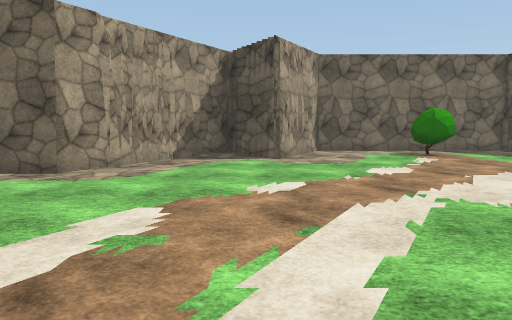
view 1 (above)

19 first-person views from a walk through a 3-D level made in the Unity game engine. The camera is 1.5 m above the floor, tilts 6° down and sees 70° across. The floor is counted in squares, 2 m on a side. Each view is taken from the middle of a square. On the plan, view 1 faces up. The plan holds only what a view shows up to about 11 squares ahead; the rest is blank. The place goes on beyond the plan. Some surface patterns are stand-ins.

view 2
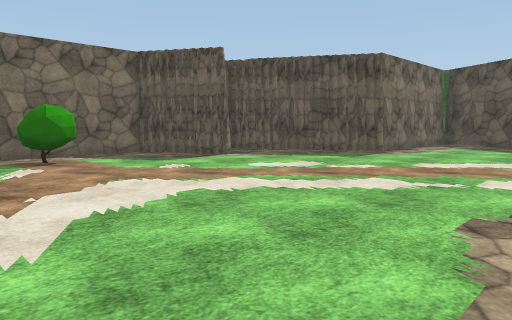

view 3
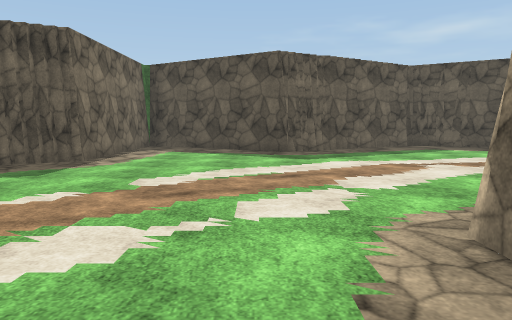

view 4
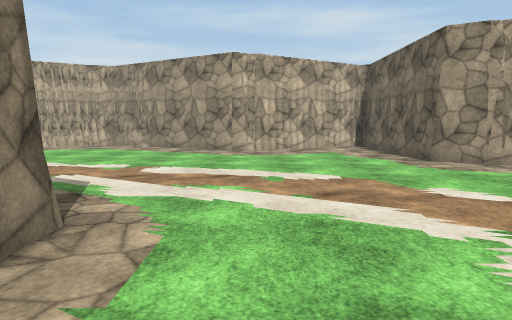

view 5
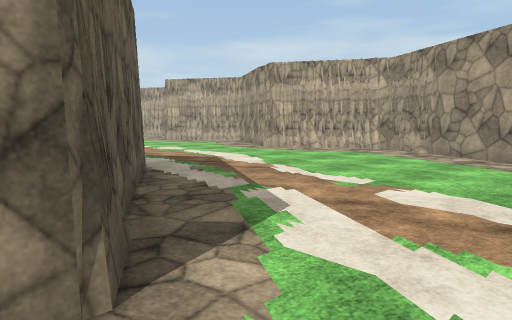

view 6
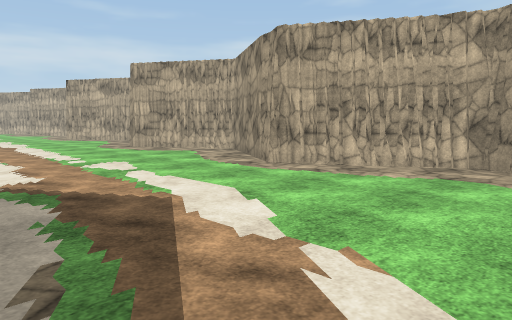

view 7
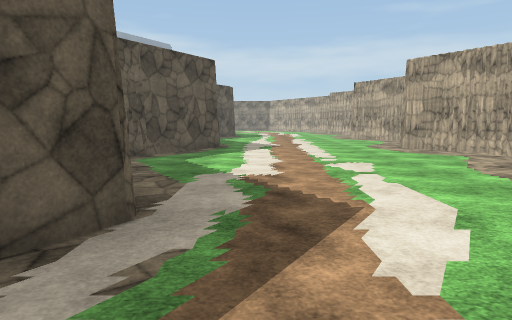

view 8
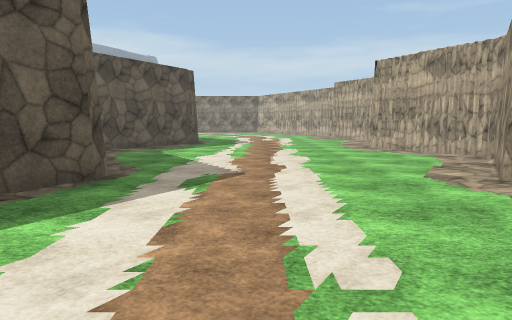

view 9
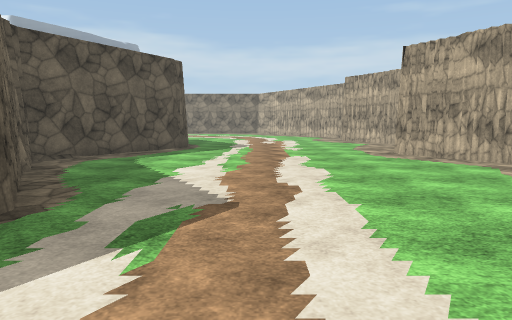

view 10
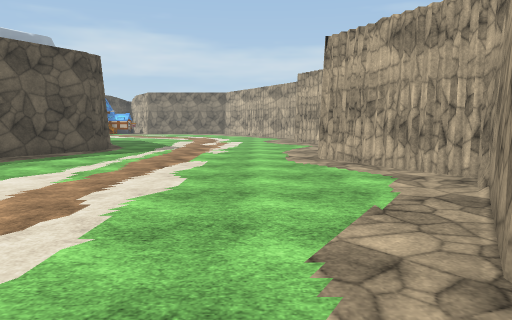

view 11
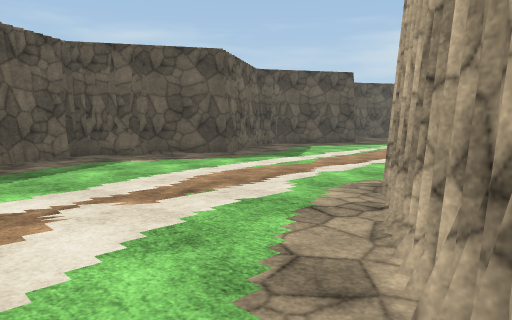

view 12
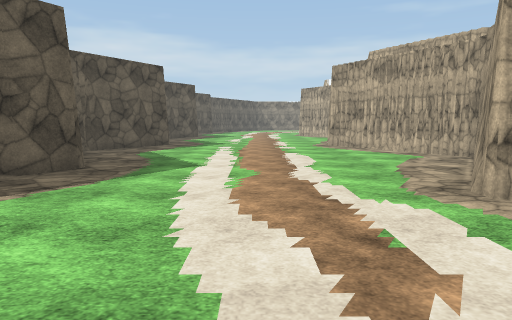

view 13
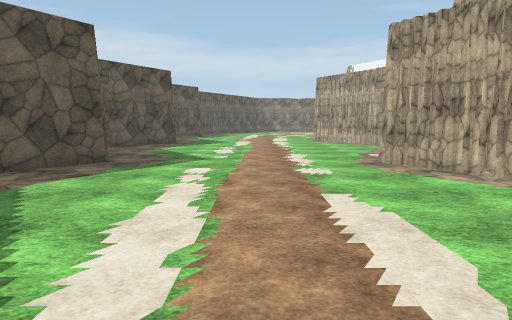

view 14
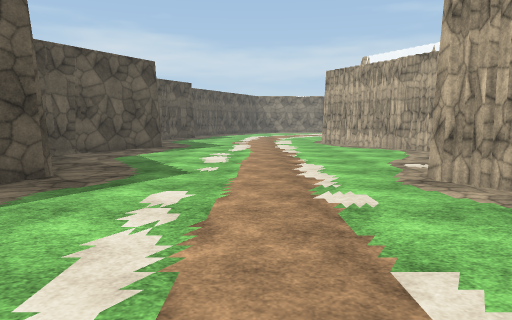

view 15
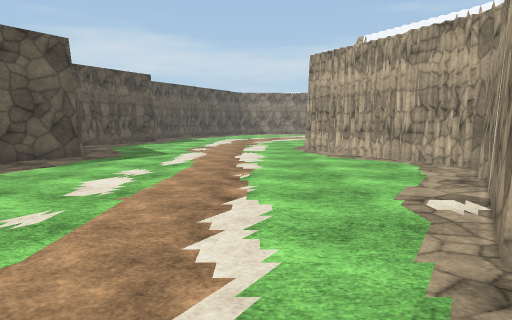

view 16
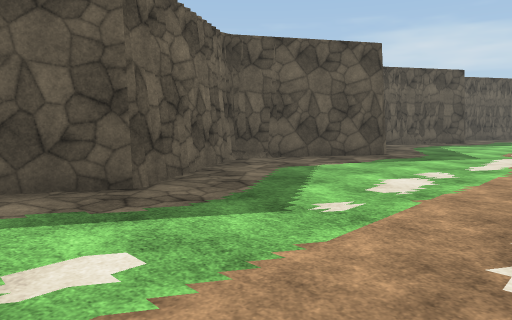

view 17
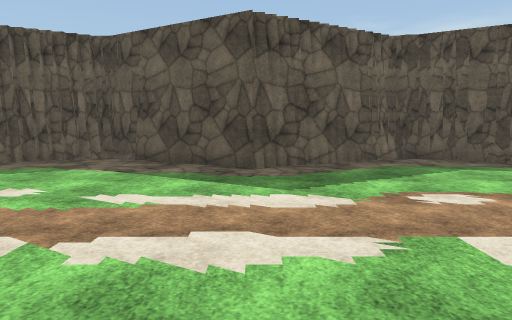

view 18
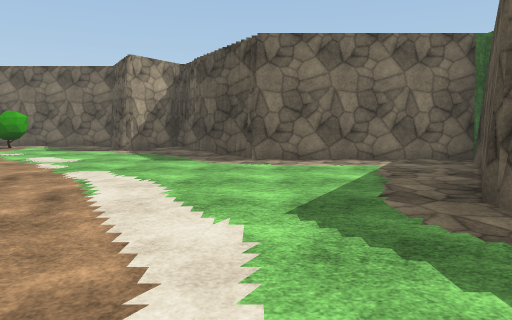

view 19
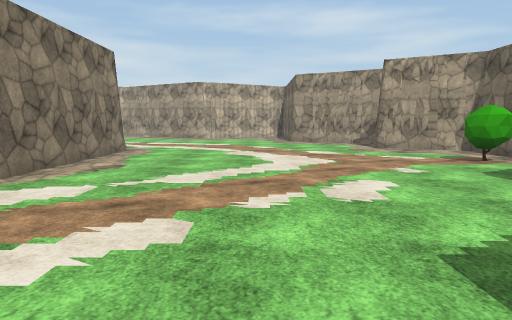

### Floor plan
Key: @ floor where view 1 was taken; # wall or solid block; . floor; B bush.
Columns run from 8 left of view 1 to 16 right of it. Each row starts with its distance up from view 1.
 10          #######
  9       ####..B..####
  8       #.##..B..##.#
  7      ##...........##
  6  #####.............######
  5  .......................#
  4  #.....................##
  3  ##...................##
  2   #...................#
  1   #...................#
  0  ##.....@######.......##
 -1 ##.......#    ##.......#
 -2 #.......##     #.......##
 -3 #.......#      ##.......#
 -4 ##.....##       #......##
 -5  #......       ##......#
 -6  ##......      #......##
 -7 ##.......     ##.......#
 -8 #........     #........##
 -9 #........#    ##........#
-10 ##......##     #.......##
-11  #......#      ##......#
-12  #......#       #.....##
-13 ##......##     ##......#
-14 #........#     #.......##
-15 #........##   ##........#
-16 ##........#   #........##
-17  #.......##   ##.......#
-18  #......##     #......##
-19   ......#      ##......#
-20  .......#       #......##
-21  .......         .......#

Where each view was taken, in squares from view 1:
view 1: 0 up, 0 right, facing up
view 2: 1 up, 2 right, facing up-right
view 3: 2 up, 4 right, facing right
view 4: 2 up, 4 right, facing left
view 5: 2 up, 2 right, facing down-left
view 6: 1 down, 1 left, facing down-left
view 7: 1 down, 2 left, facing down
view 8: 7 down, 3 left, facing down
view 9: 9 down, 3 left, facing down
view 10: 10 down, 5 left, facing down
view 11: 0 up, 7 right, facing down-right
view 12: 0 up, 11 right, facing down
view 13: 5 down, 11 right, facing down
view 14: 7 down, 11 right, facing down
view 15: 10 down, 10 right, facing down
view 16: 10 down, 10 right, facing down-right
view 17: 18 down, 8 right, facing right
view 18: 2 down, 11 right, facing up
view 19: 4 up, 11 right, facing left
